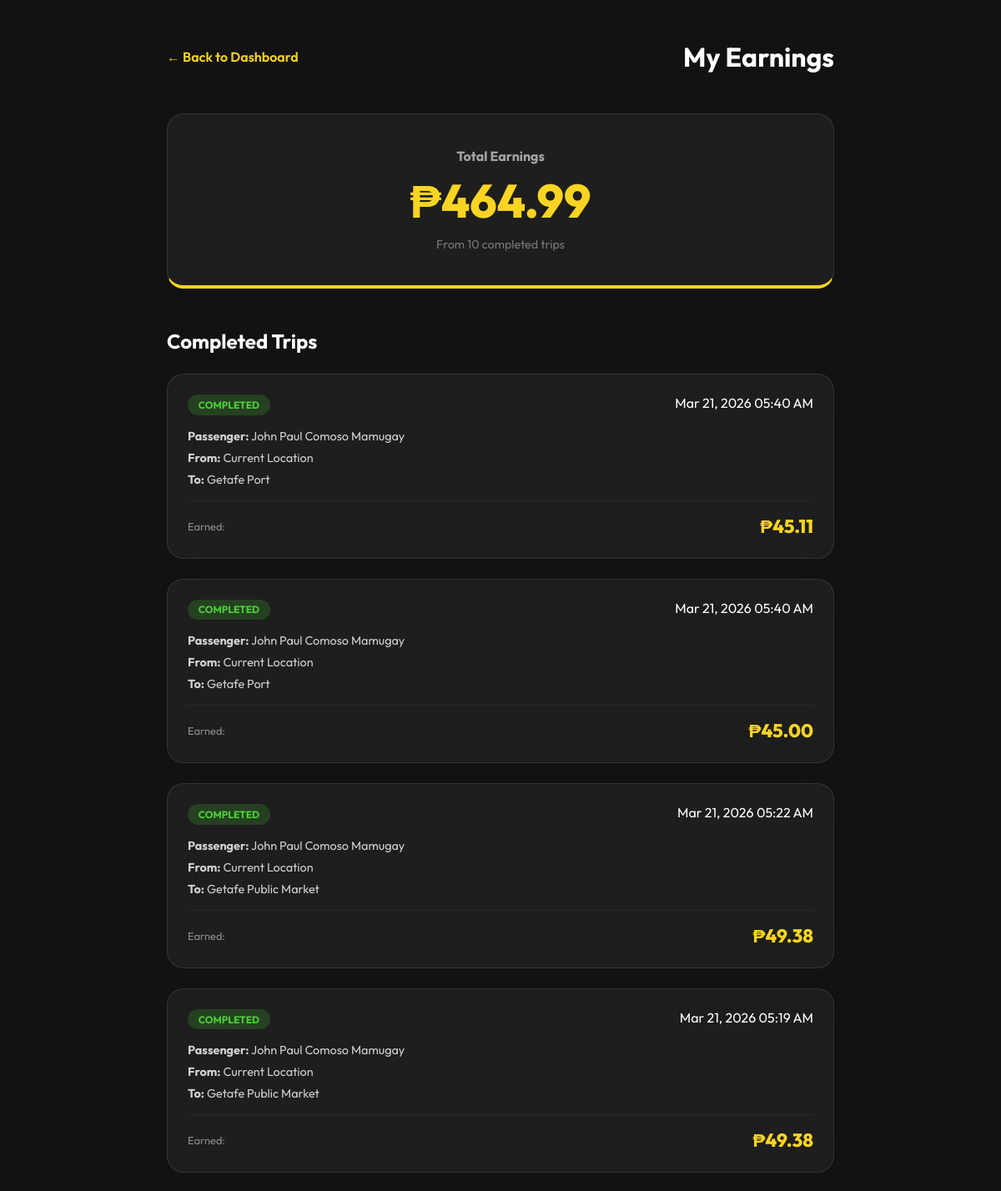
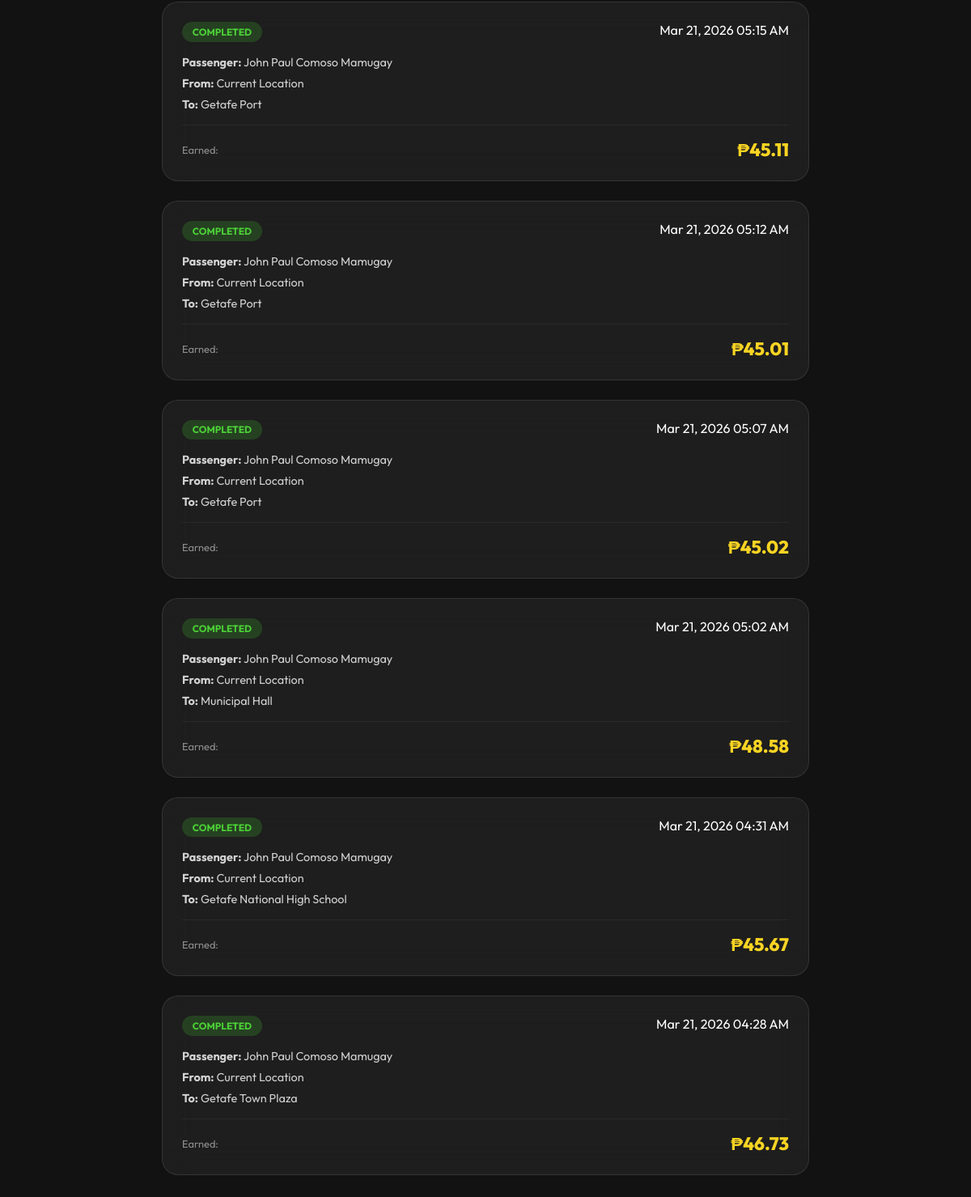
Page /driver/earnings.php (signed in) on the committed database (2 pictures, top to bottom).
### tables this page shows
CREATE TABLE `bookings` (
  `id` int(11) NOT NULL,
  `rider_id` int(11) NOT NULL,
  `driver_id` int(11) DEFAULT NULL,
  `status` enum('pending','accepted','in_progress','completed','cancelled') DEFAULT 'pending',
  `pickup_address` text NOT NULL,
  `pickup_lat` decimal(10,8) NOT NULL,
  `pickup_lng` decimal(11,8) NOT NULL,
  `dropoff_address` text NOT NULL,
  `dropoff_lat` decimal(10,8) NOT NULL,
  `dropoff_lng` decimal(11,8) NOT NULL,
  `fare` decimal(10,2) NOT NULL,
  `created_at` timestamp NOT NULL DEFAULT current_timestamp(),
  `accepted_at` timestamp NULL DEFAULT NULL,
  `completed_at` timestamp NULL DEFAULT NULL
);

CREATE TABLE `users` (
  `id` int(11) NOT NULL,
  `name` varchar(255) NOT NULL,
  `email` varchar(255) NOT NULL,
  `phone` varchar(20) NOT NULL,
  `password` varchar(255) NOT NULL,
  `role` enum('rider','driver','admin') NOT NULL,
  `profile_pic` varchar(255) DEFAULT NULL,
  `created_at` timestamp NOT NULL DEFAULT current_timestamp(),
  `is_online` tinyint(1) DEFAULT 0,
  `lat` decimal(10,8) DEFAULT NULL,
  `lng` decimal(11,8) DEFAULT NULL,
  `last_seen` timestamp NOT NULL DEFAULT current_timestamp() ON UPDATE current_timestamp()
);

### driver/earnings.php (the view, shortened to what this page needs)
<?php
require_once __DIR__ . '/../../../includes/db.php';
$stmt = $pdo->prepare("SELECT b.*, u.name as rider_name FROM bookings b LEFT JOIN users u ON b.rider_id = u.id WHERE b.driver_id = ? AND b.status = 'completed' ORDER BY b.completed_at DESC");
$stmt->execute([$_SESSION['user_id']]);
$history = $stmt->fetchAll();
$totalEarnings = 0;
foreach($history as $trip) $totalEarnings += $trip['fare'];
?>
<!DOCTYPE html>
<html lang="en">
<head>
    <link rel="stylesheet" href="../assets/css/style.css">
</head>
<body class="history-page">
    <div class="container">
        <header>
            <a href="dashboard.php" class="back-btn">← Back to Dashboard</a>
            <h1>My Earnings</h1>
        </header>
        <div class="earnings-summary glass-card">
            <h3>Total Earnings</h3>
            <p class="amount">₱<?php echo number_format($totalEarnings, 2); ?></p>
            <p class="subtitle">From <?php echo count($history); ?> completed trips</p>
        </div>
        <h2 class="section-title">Completed Trips</h2>
        <div class="history-list">
            <?php foreach ($history as $trip): ?>
            <div class="history-card glass-card">
                <div class="card-header">
                    <span class="status-badge completed">Completed</span>
                    <span class="date"><?php echo date('M d, Y h:i A', strtotime($trip['completed_at'])); ?></span>
                </div>
                <div class="trip-info">
                    <p><strong>Passenger:</strong> <?php echo $trip['rider_name']; ?></p>
                    <p><strong>From:</strong> <?php echo $trip['pickup_address']; ?></p>
                    <p><strong>To:</strong> <?php echo $trip['dropoff_address']; ?></p>
                </div>
                <div class="card-footer">
                    <span class="fare-label">Earned:</span>
                    <span class="fare">₱<?php echo number_format($trip['fare'], 2); ?></span>
                </div>
            </div>
            <?php endforeach; ?>
        </div>
    </div>
</body>
</html>

### assets/css/style.css (style rules this page uses)
:root { --primary: #f9d423; --secondary: #ff4e50; --dark: #1a1a1a; --light: #ffffff; --glass: rgba(255, 255, 255, 0.05); --glass-border: rgba(255, 255, 255, 0.1); }
* { margin: 0; padding: 0; box-sizing: border-box; font-family: 'Outfit', sans-serif; }
body { background: #121212; color: var(--light); }
.glass-card { background: var(--glass); backdrop-filter: blur(20px); border: 1px solid var(--glass-border); border-radius: 20px; }

### driver/earnings.php (style rules this page uses)
body { padding: 3rem 5%; background: #121212; }
.container { max-width: 800px; margin: 0 auto; }
header { display: flex; align-items: center; justify-content: space-between; margin-bottom: 3rem; }
.back-btn { color: var(--primary); text-decoration: none; font-weight: 600; }
.earnings-summary { padding: 2.5rem; text-align: center; margin-bottom: 3rem; border-bottom: 4px solid var(--primary); }
.earnings-summary h3 { font-size: 1rem; color: rgba(255,255,255,0.6); margin-bottom: 0.5rem; }
.earnings-summary .amount { font-size: 3.5rem; font-weight: 800; color: var(--primary); }
.earnings-summary .subtitle { font-size: 0.9rem; color: rgba(255,255,255,0.4); margin-top: 0.5rem; }
.section-title { font-size: 1.5rem; margin-bottom: 1.5rem; }
.history-list { display: flex; flex-direction: column; gap: 1.5rem; }
.history-card { padding: 1.5rem; }
.card-header { display: flex; justify-content: space-between; margin-bottom: 1rem; }
.status-badge.completed { background: rgba(76, 209, 55, 0.2); color: #4cd137; padding: 0.3rem 0.8rem; border-radius: 20px; font-size: 0.75rem; font-weight: 700; text-transform: uppercase; }
.trip-info p { font-size: 0.9rem; margin-bottom: 0.5rem; color: rgba(255,255,255,0.8); }
.card-footer { display: flex; justify-content: space-between; align-items: center; margin-top: 1rem; border-top: 1px solid rgba(255,255,255,0.05); padding-top: 1rem; }
.fare-label { font-size: 0.8rem; color: rgba(255,255,255,0.5); }
.fare { color: var(--primary); font-weight: 800; font-size: 1.4rem; }

### rows in the picture
bookings: completed_at "Mar 21, 2026 05:40 AM", rider.name "John Paul Comoso Mamugay", pickup_address "Current Location", dropoff_address "Getafe Port", fare "45.11"
bookings: completed_at "Mar 21, 2026 05:40 AM", rider.name "John Paul Comoso Mamugay", pickup_address "Current Location", dropoff_address "Getafe Port", fare "45.00"
bookings: completed_at "Mar 21, 2026 05:22 AM", rider.name "John Paul Comoso Mamugay", pickup_address "Current Location", dropoff_address "Getafe Public Market", fare "49.38"
bookings: completed_at "Mar 21, 2026 05:19 AM", rider.name "John Paul Comoso Mamugay", pickup_address "Current Location", dropoff_address "Getafe Public Market", fare "49.38"
bookings: completed_at "Mar 21, 2026 05:15 AM", rider.name "John Paul Comoso Mamugay", pickup_address "Current Location", dropoff_address "Getafe Port", fare "45.11"
bookings: completed_at "Mar 21, 2026 05:12 AM", rider.name "John Paul Comoso Mamugay", pickup_address "Current Location", dropoff_address "Getafe Port", fare "45.01"
bookings: completed_at "Mar 21, 2026 05:07 AM", rider.name "John Paul Comoso Mamugay", pickup_address "Current Location", dropoff_address "Getafe Port", fare "45.02"
bookings: completed_at "Mar 21, 2026 05:02 AM", rider.name "John Paul Comoso Mamugay", pickup_address "Current Location", dropoff_address "Municipal Hall", fare "48.58"
bookings: completed_at "Mar 21, 2026 04:31 AM", rider.name "John Paul Comoso Mamugay", pickup_address "Current Location", dropoff_address "Getafe National High School", fare "45.67"
bookings: completed_at "Mar 21, 2026 04:28 AM", rider.name "John Paul Comoso Mamugay", pickup_address "Current Location", dropoff_address "Getafe Town Plaza", fare "46.73"

### other values in the picture
$totalEarnings "464.99"
count($history) "10"
